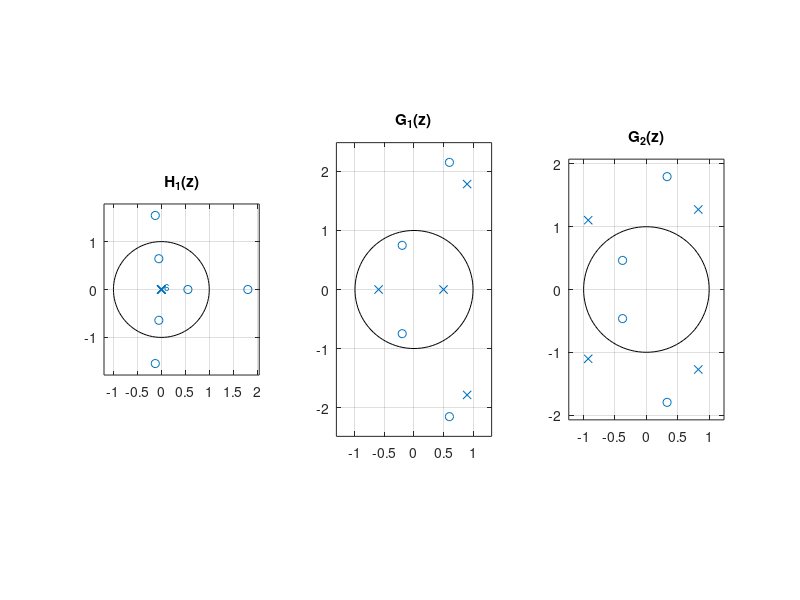

Reproduce this figure in MATLAB.
clear;
P1 = [-1 2 -3 6 -3 2 -1];
D1 = [1 zeros(1,6)];
P2 = [3 -2.4 15.36 3.84 9];
D2 = [5 -8.5 17.6 4.7 -6];
P3 = [2 0.2 6.4 4.6 2.4];
D3 = [5 1 6.6 4.2 24];
zeros1 = roots(P1);poles1 = roots(D1);display(zeros1);display(poles1);
zeros2 = roots(P2);poles2 = roots(D2);display(zeros2);display(poles2);
zeros3 = roots(P3);poles3 = roots(D3);display(zeros3);display(poles3);
subplot(131),zplane(zeros1,poles1),title('H_1(z)');
subplot(132),zplane(zeros2,poles2),title('G_1(z)');
subplot(133),zplane(zeros3,poles3),title('G_2(z)');